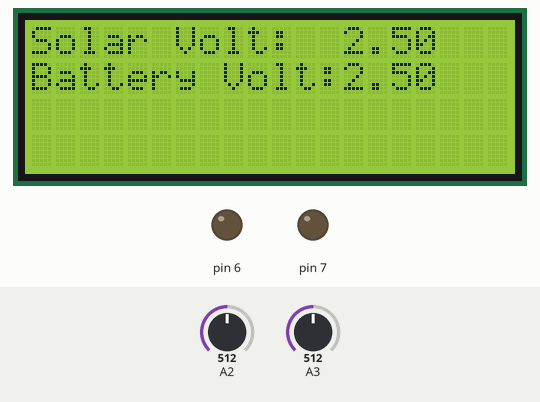
This sketch was run on a simulated Arduino Uno, built with avr-gcc and run on an emulated ATmega328P. Parts: 20×4 character LCD, output pins drawn as LEDs (lit = HIGH). The inputs (shaded band) are chosen by the test bench; at power-on: A3 = 512, A2 = 512.

Above: at 1.2 s.
1.3 s: A3 set to 422
At 4.2 s:
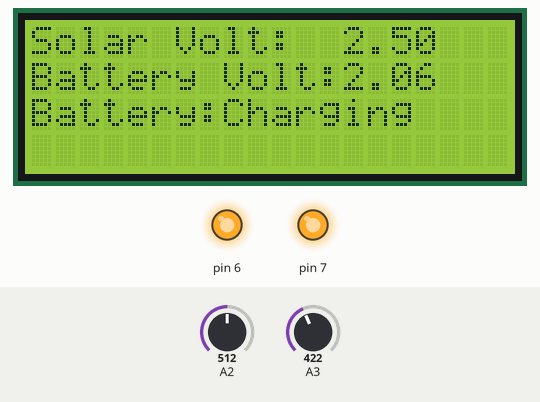
4.5 s: A3 set to 393
At 7.0 s:
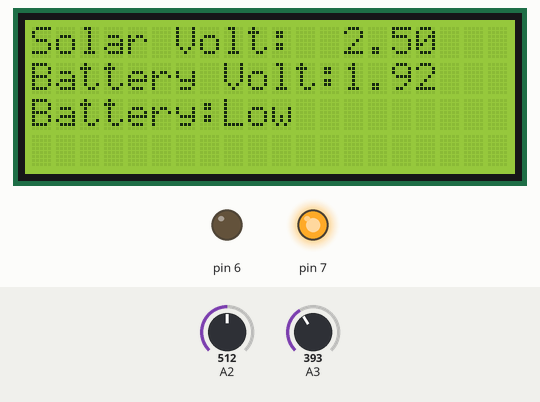
7.5 s: A3 set to 1023
At 10.7 s:
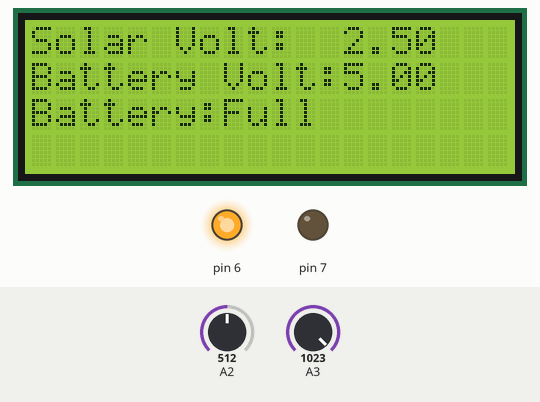
11.6 s: A2 set to 716
14.3 s: A2 set to 900
At 17.3 s:
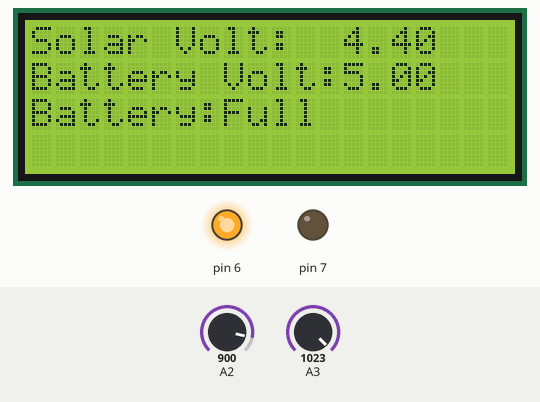
17.6 s: A2 set to 1023
At 19.2 s:
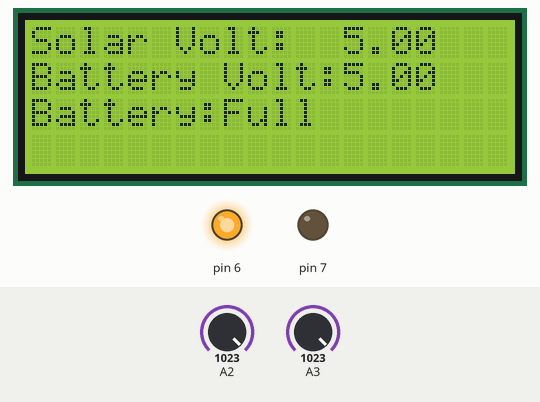
Timing chart, 0 to 20.7 s (numbered marks = the images above; inputs shaded):
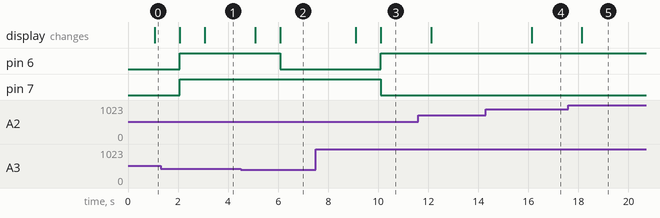

The sketch:

sketch_apr11c.ino
```cpp
#include <LiquidCrystal.h>


LiquidCrystal lcd(A0, A1, 8, 9, 10, 11);

void setup() {
  pinMode(7,OUTPUT);
  pinMode(6,OUTPUT);
  lcd.begin(20, 4);

}

void loop() {


 float c=analogRead(A2);
 float d=(c*5.00)/1023.00;
 lcd.setCursor(0, 0);
 lcd.print("Solar Volt:");
  lcd.setCursor(13, 0);
  lcd.print(d);
  delay(1000);

 float a=analogRead(A3);
 float b=(a*5.00)/1023.00;
 lcd.setCursor(0, 1);
 lcd.print("Battery Volt:");
  lcd.setCursor(13, 1);
  lcd.print(b);
  delay(1000);

lcd.setCursor(0, 2);
 lcd.print("Battery:");

  if(b<5.00)
  {
  digitalWrite(7,HIGH);
  lcd.setCursor(8, 2);
 lcd.print("Charging");
  }
else
{
  digitalWrite(7,LOW);
  lcd.setCursor(8, 2);
 lcd.print("Full    ");
}

if((b<2.00))
  {
  digitalWrite(6,LOW);
  lcd.setCursor(8, 2);
 lcd.print("Low     ");
  }
else
{
  digitalWrite(6,HIGH);
}


}
```

Measured:
- the behaviour switches between 410 and 409 on A3 (found by bisection; images 1 and 2)
- after the input at 1.3 s, the display: first differs from a run without the input after 1.8 s (image 1)
- after the input at 4.5 s, pin 6: HIGH → LOW after 1.6 s; the display: first changes after 0.58 s (image 2 shows a later state)
- after the input at 7.5 s, pin 6: LOW → HIGH after 2.6 s; pin 7: HIGH → LOW after 2.6 s; the display: first changes after 1.6 s (image 3 shows a later state)
- after the input at 14.3 s, the display: changes after 1.8 s (image 4)
- after the input at 17.6 s, the display: changes after 0.54 s (image 5)
